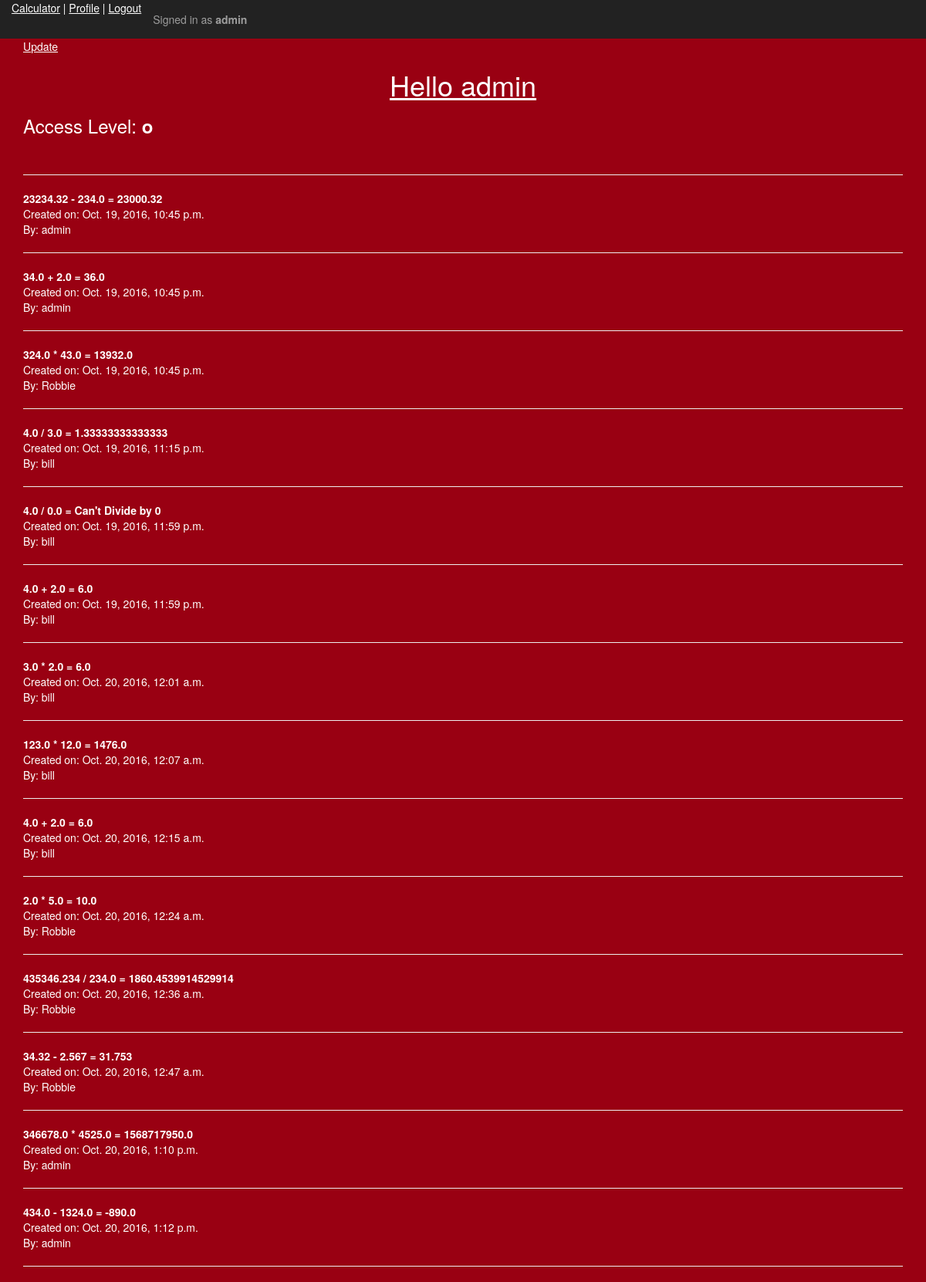
The app's page /account/profile/1/ (signed in) with its own data.
### app/models.py (models this page shows)
class Profile(models.Model):
    user = models.OneToOneField('auth.User')
    access_level = models.CharField(max_length=1, null=True, blank=True, choices=ACCESS_LEVEL, default='a')
    @property
    def is_owner(self):
        return self.access_level == 'o'

class Operation(models.Model):
    num1 = models.FloatField()
    operator = models.CharField(max_length=1, choices=OPERATOR)
    num2 = models.FloatField()
    answer = models.CharField(max_length=255)
    user = models.ForeignKey('auth.User')
    created = models.DateTimeField(auto_now=True)

### app/views.py (the view, shortened to what this page needs)
# urls.py: url(r'^account/profile/(?P<pk>\d+)/$', ProfileDetailView.as_view(), name="profile_detail_view"),
class ProfileDetailView(DetailView):
    model = Profile
    def get_context_data(self, **kwargs):
        context = super().get_context_data(**kwargs)
        context['operation'] = Operation.objects.all()
        return context
    def get_object(self):
        return Profile.objects.get(user=self.request.user)

### templates/app/profile_detail.html
{% extends 'base.html' %}
{% block content %}
  <a href="{% url 'profile_update_view' object.id %}">Update</a>
  <h1>Hello {{ request.user }}</h1>
  <div class="access">
    <h3>Access Level: <b>{{ profile.access_level }}</b></h3> <br>
  </div>
  <hr>
  <div class="profile_info">
    {% for equ in operation %}
      {% if request.user == equ.user or request.user.profile.is_owner %}
          <b>{{ equ.num1 }} {{ equ.operator }} {{ equ.num2 }} = {{ equ.answer }}</b> <br>
          Created on: {{ equ.created}} <br>
           By: {{ equ.user }}<br> <hr>
      {% endif %}
    {% endfor %}
  </div>
{% endblock %}

### templates/base.html (shortened to what this page needs)
{% load staticfiles %}
<!DOCTYPE html>
<html>
  <head>
    <link rel="stylesheet" href="{% static 'css/bootstrap.css' %}" media="screen" title="no title">
  </head>
  <body>
    <nav class="nav navbar-inverse">
      <div class="container-fluid">
        <div class="nav navbar-nav">
          {% if not request.user.is_authenticated %}
            <a href="{% url 'user_create_view' %}">New User</a>
            <a href="{% url 'login' %}">Login</a>
          {% else %}
            <a href="{% url 'calc_create_view' %}">Calculator</a> |
            <a href="{% url 'profile_detail_view' user.id %}">Profile</a> |
            <a href="{% url 'logout' %}?next={% url 'calc_create_view' %}">Logout</a>
          {% endif %}
          <p class="navbar-text">Signed in as <b>{{ request.user }}</b></p>
        </div>
      </div>
    </nav>
    <div class="container">
        {% block content %}
        {% endblock %}
    </div>
  </body>
</html>

### templates/base.html (style rules this page uses)
body { background-color: #990012; color: black; }
h1 { color: white; text-decoration: underline; text-align: center; }
.nav { color: white; }
a { color: white; text-decoration: underline; }
.navbar-text { float: right; }
.profile_info { color: white; }
.access { color: white; }

### records on screen
Profile: access_level "o"
Operation: num1 "23234.32", operator "-", num2 "234.0", answer "23000.32", created "Oct. 19, 2016, 10:45 p.m.", user "admin"
Operation: num1 "34.0", operator "+", num2 "2.0", answer "36.0", created "Oct. 19, 2016, 10:45 p.m.", user "admin"
Operation: num1 "324.0", operator "*", num2 "43.0", answer "13932.0", created "Oct. 19, 2016, 10:45 p.m.", user "Robbie"
Operation: num1 "4.0", operator "/", num2 "3.0", answer "1.33333333333333", created "Oct. 19, 2016, 11:15 p.m.", user "bill"
Operation: num1 "4.0", operator "/", num2 "0.0", answer "Can't Divide by 0", created "Oct. 19, 2016, 11:59 p.m.", user "bill"
Operation: num1 "4.0", operator "+", num2 "2.0", answer "6.0", created "Oct. 19, 2016, 11:59 p.m.", user "bill"
Operation: num1 "3.0", operator "*", num2 "2.0", answer "6.0", created "Oct. 20, 2016, 12:01 a.m.", user "bill"
Operation: num1 "123.0", operator "*", num2 "12.0", answer "1476.0", created "Oct. 20, 2016, 12:07 a.m.", user "bill"
Operation: num1 "4.0", operator "+", num2 "2.0", answer "6.0", created "Oct. 20, 2016, 12:15 a.m.", user "bill"
Operation: num1 "2.0", operator "*", num2 "5.0", answer "10.0", created "Oct. 20, 2016, 12:24 a.m.", user "Robbie"
Operation: num1 "435346.234", operator "/", num2 "234.0", answer "1860.4539914529914", created "Oct. 20, 2016, 12:36 a.m.", user "Robbie"
Operation: num1 "34.32", operator "-", num2 "2.567", answer "31.753", created "Oct. 20, 2016, 12:47 a.m.", user "Robbie"
Operation: num1 "346678.0", operator "*", num2 "4525.0", answer "1568717950.0", created "Oct. 20, 2016, 1:10 p.m.", user "admin"
Operation: num1 "434.0", operator "-", num2 "1324.0", answer "-890.0", created "Oct. 20, 2016, 1:12 p.m.", user "admin"

### other values on screen
{{ request.user }} "admin"
